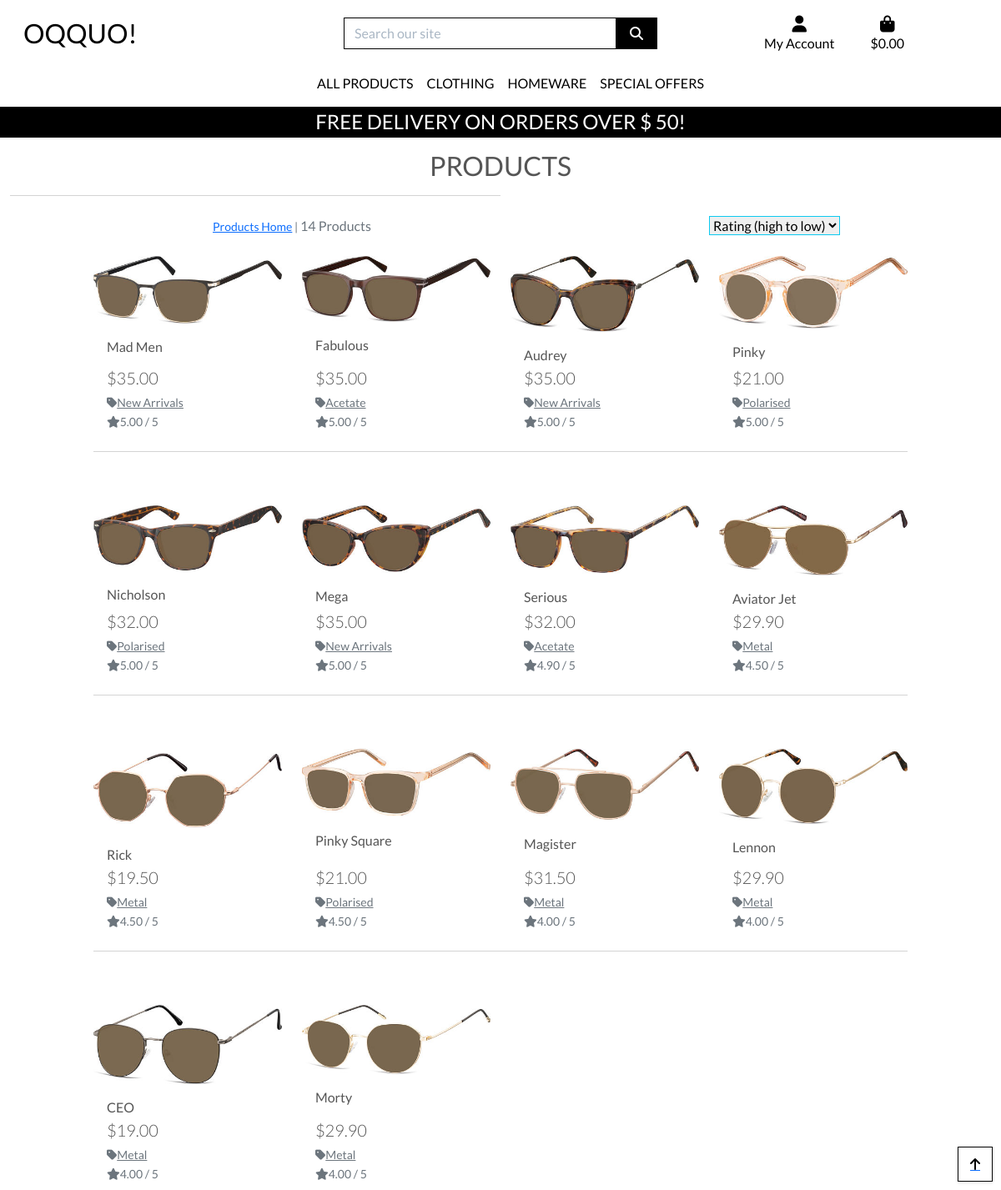
Page /products/?sort=rating&direction=desc on the committed database.
### products/models.py (models this page shows, shortened)
class Product(models.Model):
    category = models.ForeignKey('Category', null=True, blank=True, on_delete=models.SET_NULL)
    sku = models.CharField(max_length=254, null=True, blank=True)
    name = models.CharField(max_length=254)
    description = models.TextField()
    price = models.DecimalField(max_digits=6, decimal_places=2)
    rating = models.DecimalField(max_digits=6, decimal_places=2, null=True, blank=True)
    image_url = models.URLField(max_length=1024, null=True, blank=True)
    image = models.ImageField(null=True, blank=True)

class Category(models.Model):
    class Meta:
        verbose_name_plural = 'Categories'
    name = models.CharField(max_length=254)
    friendly_name = models.CharField(max_length=254, null=True, blank=True)

### products/views.py (the view, shortened to what this page needs)
# urls.py: path('', views.all_products, name='products'),
def all_products(request):
    products = Product.objects.all()
    query = None
    categories = None
    sort = None
    direction = None
    if request.GET:
        if 'sort' in request.GET:
            sortkey = request.GET['sort']
            sort = sortkey
            if sortkey == 'name':
                sortkey = 'lower_name'
                products = products.annotate(lower_name=Lower('name'))
            if sortkey == 'category':
                sortkey = 'category__name'
            if 'direction' in request.GET:
                direction = request.GET['direction']
                if direction == 'desc':
                    sortkey = f'-{sortkey}'
            products = products.order_by(sortkey)
        if 'category' in request.GET:
            categories = request.GET['category'].split(',')
            products = products.filter(category__name__in=categories)
            categories = Category.objects.filter(name__in=categories)
    current_sorting = f'{sort}_{direction}'
    context = {
        'products': products,
        'search_term': query,
        'current_categories': categories,
        'current_sorting': current_sorting,
    }
    return render(request, 'products/products.html', context)

### bag/contexts.py (called while the page is built, shortened)
def bag_contents(request):
    bag_items = []
    total = 0
    product_count = 0
    bag = request.session.get('bag', {})
    if total < settings.FREE_DELIVERY_THRESHOLD:
        delivery = total * Decimal(settings.STANDARD_DELIVERY_PERCENTAGE / 100)
        free_delivery_delta = settings.FREE_DELIVERY_THRESHOLD - total
    else:
        delivery = 0
        free_delivery_delta = 0
    grand_total = delivery + total
    context = {
        'bag_items': bag_items,
        'total': total,
        'product_count': product_count,
        'delivery': delivery,
        'free_delivery_delta': free_delivery_delta,
        'free_delivery_threshold': settings.FREE_DELIVERY_THRESHOLD,
        'grand_total': grand_total,
    }
    return context

### products/templates/products/products.html (shortened to what this page needs)
{% extends "base.html" %}
{% load static %}
{% block page_header %}
    <div class="container header-container">
    </div>
{% endblock %}
{% block content %}
    <div class="overlay"></div>
    <div class="container-fluid">
        <div class="row">
            <div class="col text-center mt-3">
                <h2 class="logo-font">Products</h2>
                <hr class="w-50 mb-1">
            </div>
        </div>
        <div class="row">
            <div class="product-container col-10 offset-1">
                <div class="row mt-1 mb-2">
                    <div class="col-12 col-md-6 my-auto order-md-last d-flex justify-content-center justify-content-md-end">
                        <div class="sort-select-wrapper w-50">
                            <select id="sort-selector" class="custom-select custom-select-sm rounded-0 border border-{% if current_sorting != 'None_None' %}info{% else %}black{% endif %}">
                                <option value="rating_desc" {% if current_sorting == 'rating_desc' %}selected{% endif %}>Rating (high to low)</option>
                            </select>
                        </div>
                    </div>
                    <div class="col-12 col-md-6 order-md-first">
                        <p class="text-muted mt-3 text-center text-md-left">
                            {% if search_term or current_categories or current_sorting != 'None_None' %}
                                <span class="small"><a href="{% url 'products' %}">Products Home</a> | </span>
                            {% endif %}
                            {{ products|length }} Products{% if search_term %} found for <strong>"{{ search_term }}"</strong>{% endif %}
                        </p>
                    </div>
                </div>
                <div class="row">
                    {% for product in products %}
                        <div class="col-sm-6 col-md-6 col-lg-4 col-xl-3">
                            <div class="card h-100 border-0">
                                {% if product.image %}
                                <a href="{% url 'product_detail' product.id %}">
                                    <img class="card-img-top img-fluid" src="{{ product.image.url }}" alt="{{ product.name }}">
                                </a>
                                {% else %}
                                <a href="{% url 'product_detail' product.id %}">
                                    <img class="card-img-top img-fluid" src="{{ MEDIA_URL }}noimage.png" alt="{{ product.name }}">
                                </a>
                                {% endif %}
                                <div class="card-body pb-0">
                                    <p class="mb-0">{{ product.name }}</p>
                                </div>
                                <div class="card-footer bg-white pt-0 border-0 text-left">
                                    <div class="row">
                                        <div class="col">
                                            <p class="lead mb-0 text-left font-weight-bold">${{ product.price }}</p>
                                            {% if product.category %}
                                            <p class="small mt-1 mb-0">
                                                <a class="text-muted" href="{% url 'products' %}?category={{ product.category.name }}">
                                                    <i class="fas fa-tag mr-1"></i>{{ product.category.friendly_name }}
                                                </a>
                                            </p>
                                            {% endif %}
                                            {% if product.rating %}
                                                <small class="text-muted"><i class="fas fa-star mr-1"></i>{{ product.rating }} / 5</small>
                                            {% else %}
                                                <small class="text-muted">No Rating</small>
                                            {% endif %}
                                        </div>
                                    </div>
                                </div>
                            </div>
                        </div>
                        {% if forloop.counter|divisibleby:4 %}
                            <div class="col-12 d-none d-xl-block mb-5">
                                <hr>
                            </div>
                        {% endif %}
                    {% endfor %}
                </div>
            </div>
        </div>
    </div>
    <div class="btt-button shadow-sm rounded-0 border border-black">
        <a class="btt-link d-flex h-100">
            <i class="fas fa-arrow-up text-black mx-auto my-auto"></i>
        </a>
    </div>
{% endblock %}

### static/css/base.css (style rules this page uses)
html { height: 100%; }
body { background: url('/media/homepage_background_cropped.jpg') no-repeat center center fixed; background-size: cover; height: calc(100vh - 164px); color: #555; font-family: 'Lato'; }
.logo-font { text-transform: uppercase; }
.text-black { color: #000 !important; }
.border-black { border: 1px solid black !important; }
.overlay { height: 100%; width: 100%; top: 0; left: 0; position: fixed; background: white; z-index: -1; }
.btt-button { height: 42px; width: 42px; position: fixed; bottom: 10px; right: 10px; }
.btt-link, .update-link, .remove-item { cursor: pointer; }
@media (min-width: 1200px) { .container { max-width: 80%; } }
@media (min-width: 992px) { .header-container { padding-top: 164px; } }

### rows in the picture
Product: image (picture), name "Mad Men", price "35.00", category.friendly_name "New Arrivals", rating "5.00"
Product: image (picture), name "Fabulous", price "35.00", category.friendly_name "Acetate", rating "5.00"
Product: image (picture), name "Audrey", price "35.00", category.friendly_name "New Arrivals", rating "5.00"
Product: image (picture), name "Pinky", price "21.00", category.friendly_name "Polarised", rating "5.00"
Product: image (picture), name "Nicholson", price "32.00", category.friendly_name "Polarised", rating "5.00"
Product: image (picture), name "Mega", price "35.00", category.friendly_name "New Arrivals", rating "5.00"
Product: image (picture), name "Serious", price "32.00", category.friendly_name "Acetate", rating "4.90"
Product: image (picture), name "Aviator Jet", price "29.90", category.friendly_name "Metal", rating "4.50"
Product: image (picture), name "Rick", price "19.50", category.friendly_name "Metal", rating "4.50"
Product: image (picture), name "Pinky Square", price "21.00", category.friendly_name "Polarised", rating "4.50"
Product: image (picture), name "Magister", price "31.50", category.friendly_name "Metal", rating "4.00"
Product: image (picture), name "Lennon", price "29.90", category.friendly_name "Metal", rating "4.00"
Product: image (picture), name "CEO", price "19.00", category.friendly_name "Metal", rating "4.00"
Product: image (picture), name "Morty", price "29.90", category.friendly_name "Metal", rating "4.00"

### other values in the picture
{{ free_delivery_threshold }} "50"
{{ products|length }} "14"
